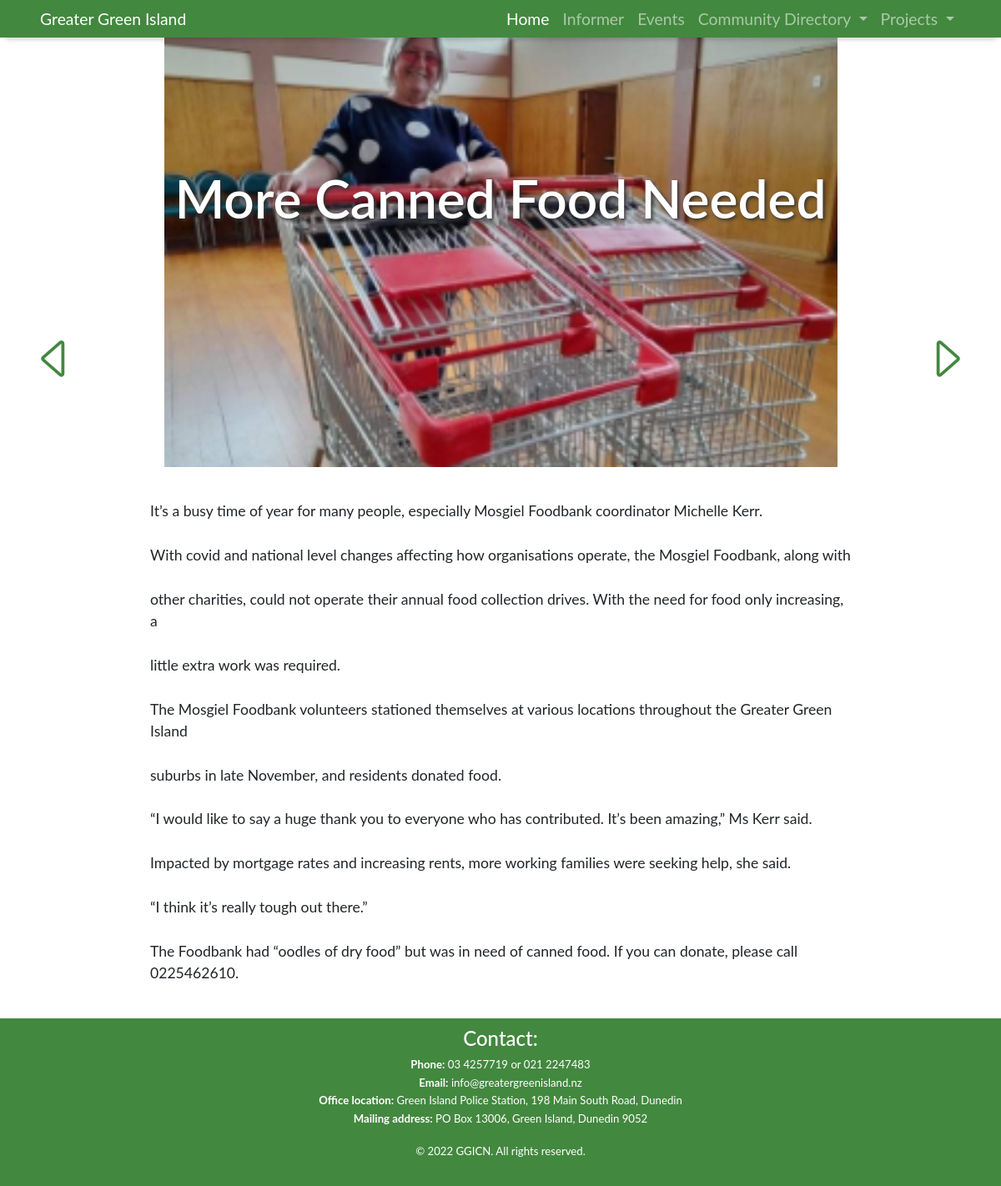
The app's page /next/6 with its own data.
### flask_app.py (models this page shows)
class Article(db.Model):
    id = db.Column(db.Integer, primary_key=True, autoincrement=True)
    title = db.Column(db.String(256), nullable=False)
    subtitle = db.Column(db.String(256))
    body = db.Column(db.Text, nullable=False)
    date = db.Column(db.String(256))
    img_name = db.Column(db.String(250))

### flask_app.py (the view)
@app.route("/next/<article_id>")
def next_article(article_id):
    curr_article = Article.query.get(article_id)
    next_article_num = int(curr_article.id + 1)
    next_article = Article.query.get(next_article_num)
    try:
        return render_template("article.html", article=next_article)
    except:
        return render_template("article.html", article=curr_article)

### templates/article.html (shortened to what this page needs)
{% extends "base.html" %}
{% block content %}
<div class="container-fluid article-img" style="background-image: url(/static/uploads/{{ article.img_name }});">
  <div class="title-text">
    <h1>{{ article.title }}</h1>
  </div>
</div>
<a href="/previous/{{ article.id }}">
  <div class="navigation-icons nav-left">
    <svg xmlns="http://www.w3.org/2000/svg" width="60" height="60" fill="#43883fff" class="bi bi-caret-left" viewBox="0 0 16 16">
      <path d="M10 12.796V3.204L4.519 8 10 12.796zm-.659.753-5.48-4.796a1 1 0 0 1 0-1.506l5.48-4.796A1 1 0 0 1 11 3.204v9.592a1 1 0 0 1-1.659.753z" />
    </svg>
  </div>
  </a>
<a href="/next/{{ article.id }}">
  <div class="navigation-icons nav-right">
    <svg xmlns="http://www.w3.org/2000/svg" width="60" height="60" fill="#43883fff" class="bi bi-caret-right" viewBox="0 0 16 16">
      <path d="M6 12.796V3.204L11.481 8 6 12.796zm.659.753 5.48-4.796a1 1 0 0 0 0-1.506L6.66 2.451C6.011 1.885 5 2.345 5 3.204v9.592a1 1 0 0 0 1.659.753z" />
    </svg>
  </div>
</a>
  <div class='article content container-fluid'>
    <p>{{ article.body|safe }}
  </div>
{% endblock %}

### templates/base.html (shortened to what this page needs)
<!DOCTYPE html>
<html lang="en" dir="ltr">
<head>
    <link href="https://cdn.jsdelivr.net/npm/bootstrap@5.1.3/dist/css/bootstrap.min.css" rel="stylesheet">
    <link rel="stylesheet" href="{{ url_for('static', filename='styles.css') }}">
</head>
<body>
<nav class="navbar navbar-expand-lg navbar-dark">
    <div class="container-fluid">
        <a class="navbar-brand" href="{{ url_for('home') }}">Greater Green Island</a>
        <div class="collapse navbar-collapse" id="navbar">
            <ul class="navbar-nav me-auto mb-2 mb-lg-0">
                <li class="nav-item">
                    <a class="nav-link active" aria-current="page" href="{{ url_for('home') }}">Home</a>
                </li>
                <li class="nav-item">
                    <a class="nav-link" href="{{ url_for('informer') }}">Informer</a>
                </li>
                <li class="nav-item">
                    <a class="nav-link" href="{{ url_for('events') }}">Events</a>
                </li>
                <li class="nav-item dropdown">
                    <a class="nav-link dropdown-toggle" href="#" id="navbarDropdown" role="button" data-bs-toggle="dropdown" aria-expanded="false">
                        Community Directory
                    </a>
                </li>
                <li class="nav-item dropdown">
                    <a class="nav-link dropdown-toggle" href="#" id="navbarDropdown" role="button" data-bs-toggle="dropdown" aria-expanded="false">
                        Projects
                    </a>
                </li>
            </ul>
        </div>
    </div>
</nav>
    {% block content %}
    {% endblock %}
<footer>
    <div class="footer-contacts">
        <h5>Contact:</h5>
        <p><b>Phone:</b> 03 4257719 or 021 2247483</p>
        <p><b>Email:</b> info@greatergreenisland.nz</p>
        <p><b>Office location:</b> Green Island Police Station, 198 Main South Road, Dunedin</p>
        <p><b>Mailing address:</b> PO Box 13006, Green Island, Dunedin 9052</p>
        <br />
        <p>&copy; 2022 GGICN. All rights reserved.</p>
    </div>
</footer>
</body>
</html>

### static/styles.css (style rules this page uses)
:root { --theme: #43883fff; --secondary: #303030; --bs-gutter-y: 1.5rem; }
html, body { max-width: 100%; overflow-x: hidden; }
p, a, h5, h6, h1, li { font-family: 'Lato', sans-serif; }
.navbar { position: fixed; top: 0; left: 0; background-color: var(--theme); z-index: 1; width: 100%; box-shadow: 0 8px 6px -6px rgb(0 0 0 / 20%); }
.title-text { color: #fff; position: relative; left: 5vw; top: 28vh; }
.title-text h1 { font-size: 2rem; font-weight: 600; }
.navbar-collapse { flex-grow: 0; }
.content { padding: 20px; }
.article-img { height: 50vh; background-size: contain; background-repeat: no-repeat; background-position: center; }
.article p { white-space: pre-line; }
.nav-left { position: fixed; top: 50vh; left: 3vw; }
.nav-right { position: fixed; top: 50vh; right: 3vw; }
footer { background-color: var(--theme); color: white; font-size: 75%; padding-top: 10px; padding-bottom: 30px; text-align: center; }
footer p { margin-bottom: 0.1rem; }
@media screen and (min-width: 990px) { .navbar { padding: 0 3%; } }
@media screen and (min-width: 990px) { .navbar, .navbar-brand, li, p { font-size: 110%; } }
@media screen and (min-width: 990px) { h4, h5 { font-size: 200%; } }
@media screen and (min-width: 990px) { .article-img { height: 70vh; } }
@media screen and (min-width: 990px) { .title-text { left: auto; top: 25vh; } }
@media screen and (min-width: 990px) { .title-text h1 { font-size: 4rem; text-align: center; text-shadow: 2px 2px 4px var(--secondary); } }
@media screen and (min-width: 990px) { .article { padding: 3vh 15vw; } }

### records on screen
Article: img_name (picture), title "More Canned Food Needed", body "It’s a busy time of year for many people, especially Mosgiel Foodbank coordinator Michelle Kerr. With covid and national level changes affecting how organisations operate, the Mosgiel Foodbank, along with other charities, could not operate their annual food collection drives. With the need for food only increasing, a little extra work was required. The Mosgiel Foodbank volunteers stationed themselves at various locations throughout the Greater Green Island suburbs in late November, and residents donated food. “I would like to say a huge thank you to everyone who has contributed. It’s been amazing,” Ms Kerr said. Impacted by mortgage rates and increasing rents, more working families were…"
